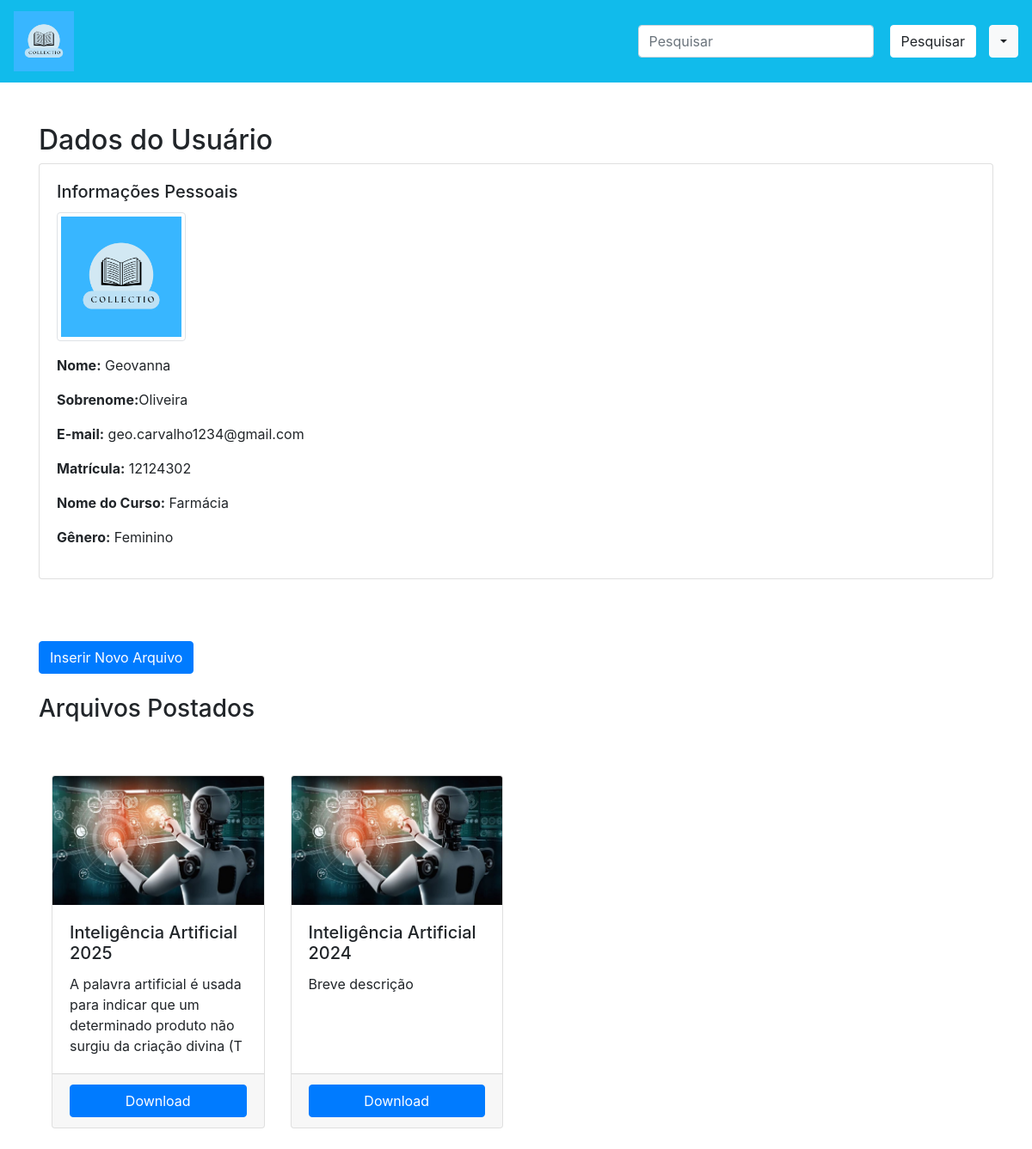
/perfil/3/ (signed in), run on the app's committed database.
### apps/projeto/models.py (models this page shows, shortened)
class CustomUser(AbstractUser):
    perfil = models.ImageField(verbose_name="Foto", null=True, blank=True)
    matricula = models.CharField(max_length=15, blank=True, null=True)
    GENERO_CHOICES = (
        ("M", "Masculino"),
        ("F", "Feminino"),
        ("OU", "Prefiro não dizer"),
        ("NI", "Não Informado"),
    )
    curso = models.CharField(verbose_name="Nome do Curso", blank=True, max_length=50)
    genero_usuario = models.CharField(verbose_name='Gênero', max_length=2, choices=GENERO_CHOICES, blank=True, default='NI')

class Arquivos(models.Model):
    capa = models.ImageField(verbose_name='Capa', blank=True, null=True)
    titulo = models.CharField(verbose_name='Título', max_length=100)
    autor = models.CharField(verbose_name='Autor', max_length=50)
    descricao = models.TextField(verbose_name="Descrição", blank=True, null=True)
    area = [
        ("1", "Saúde"),
        ("2", "Tecnologia"),
        ("3", "Linguagens"),
        ("4", "Ciências Exatas"),
        ("5", "Ciências Humanas"),
    ]
    area_de_con = models.CharField(verbose_name='Área de Conhecimento', max_length=3, choices=area)
    upload = models.URLField(verbose_name="Upload do Arquivo")
    user = models.ForeignKey(settings.AUTH_USER_MODEL, on_delete=models.CASCADE, related_name='arquivos')
    class Meta:
        verbose_name = 'Arquivo'

### collecTio/views.py (the view)
# urls.py: path('perfil/<int:id>/', perfil, name='perfil'),
def perfil(request, id):
    usuario = get_object_or_404(CustomUser, id=id)
    arquivos_user = Arquivos.objects.filter(user=usuario)  # Supondo que 'user' é o campo que relaciona Arquivos ao User
    dados = {
        'arquivos': arquivos_user,
    }
    print(dados)
    return render(request,"perfil.html",dados )

### templates/perfil.html (shortened to what this page needs)
{% extends "base.html" %}
{% load static %}
{% block corpo %}
<div class="container mt-5">
  <h2>Dados do Usuário</h2>
  <div class="card">
      <div class="card-body">
          <h5 class="card-title">Informações Pessoais</h5>
          <div class="mb-3">
              {% if user.perfil %}
                  <img src="{{ user.perfil.url }}" alt="Foto de Perfil" class="img-thumbnail" style="width: 150px; height: 150px;">
              {% else %}
                  <img src="{% static 'path/to/default/image.jpg' %}" alt="Foto de Perfil Padrão" class="img-thumbnail" style="width: 150px; height: 150px;">
              {% endif %}
          </div>
          <p><strong>Nome:</strong> {{ user.first_name }}</p>
          <p><strong>Sobrenome:</strong>{{request.user.last_name}}</p>
          <p><strong>E-mail:</strong> {{ user.email }}</p>
          <p><strong>Matrícula:</strong> {{ user.matricula }}</p>
          <p><strong>Nome do Curso:</strong> {{ user.curso }}</p>
          <p><strong>Gênero:</strong> {{ user.get_genero_usuario_display }}</p>
      </div>
  </div><br><br><br>
  <a href="{% url 'arquivo' %}"><button type="submit" class="btn btn-primary">Inserir Novo Arquivo</button><br><br></a>
  <h3>Arquivos Postados</h3>
  <div class="container" style="margin-top: 60px;">
    <div class="row">
      {% for arquivo in arquivos %}
        <div class="col-lg-3 col-md-4 col-sm-6 mb-4">
          <div class="card w-100" style="min-height: 100%;">
            <img class="card-img-top" src="{{ arquivo.capa.url }}" alt="Imagem de capa do card" style="height: 150px; object-fit: cover;">
            <div class="card-body d-flex flex-column">
              <h5 class="card-title">{{ arquivo.titulo }}</h5>
              <p class="card-text flex-grow-1">
                {{ arquivo.descricao|slice:":100" }}
              </p>
            </div>
            <div class="card-footer">
              <a href="{{ arquivo.upload }}" class="btn btn-primary btn-block">Download</a>
            </div>
          </div>
        </div>
      {% empty %}
        <div class="col-12">
          <p class="list-group-item">Nenhum arquivo postado.</p>
        </div>
      {% endfor %}
    </div>
  </div>
{% endblock %}

### data on the page
CustomUser: perfil (picture), first_name "Geovanna", user.last_name "Oliveira", email "geo.carvalho1234@gmail.com", matricula "12124302", curso "Farmácia", genero_usuario "Feminino"
Arquivos: capa (picture), titulo "Inteligência Artificial 2025", descricao "A palavra artificial é usada para indicar que um determinado produto não surgiu da criação divina (T"
Arquivos: capa (picture), titulo "Inteligência Artificial 2024", descricao "Breve descrição"
